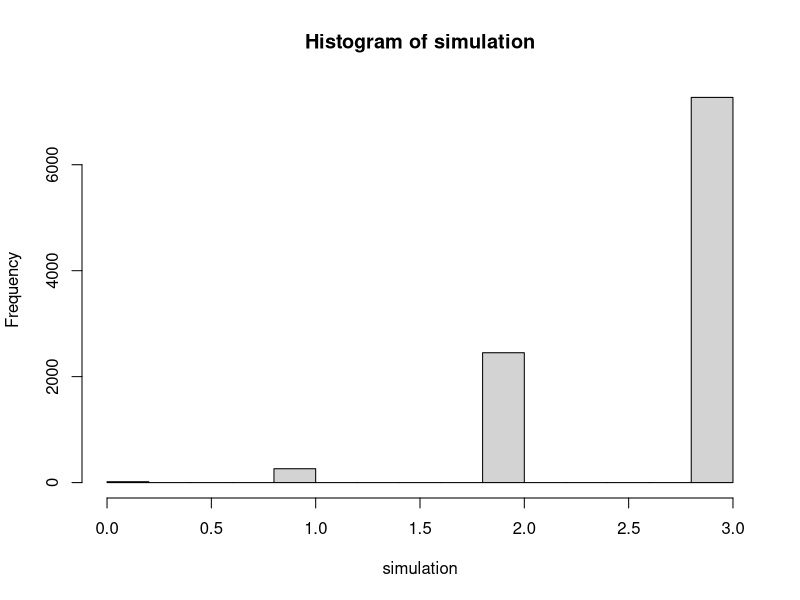

Write the R code that produced this figure.
#pbinom - culmulative probability
#dbinom - point probability

n <- 5 # Number of trials
p <- .17 # probability of bad quality

choose(n,2) * p^2 * (1-p)^(n-2)

dbinom(2,n,p) # f(2)
pbinom(1,n,p,lower.tail=F) # 1 - F(1)
dbinom(0,n,p) + dbinom(1,n,p) #f(0) + f(1) = F(1)

#Basketball
n <- 3
p <- 0.9
s <- 10000

simulation <- rbinom(s,n,p)
hist(simulation)

